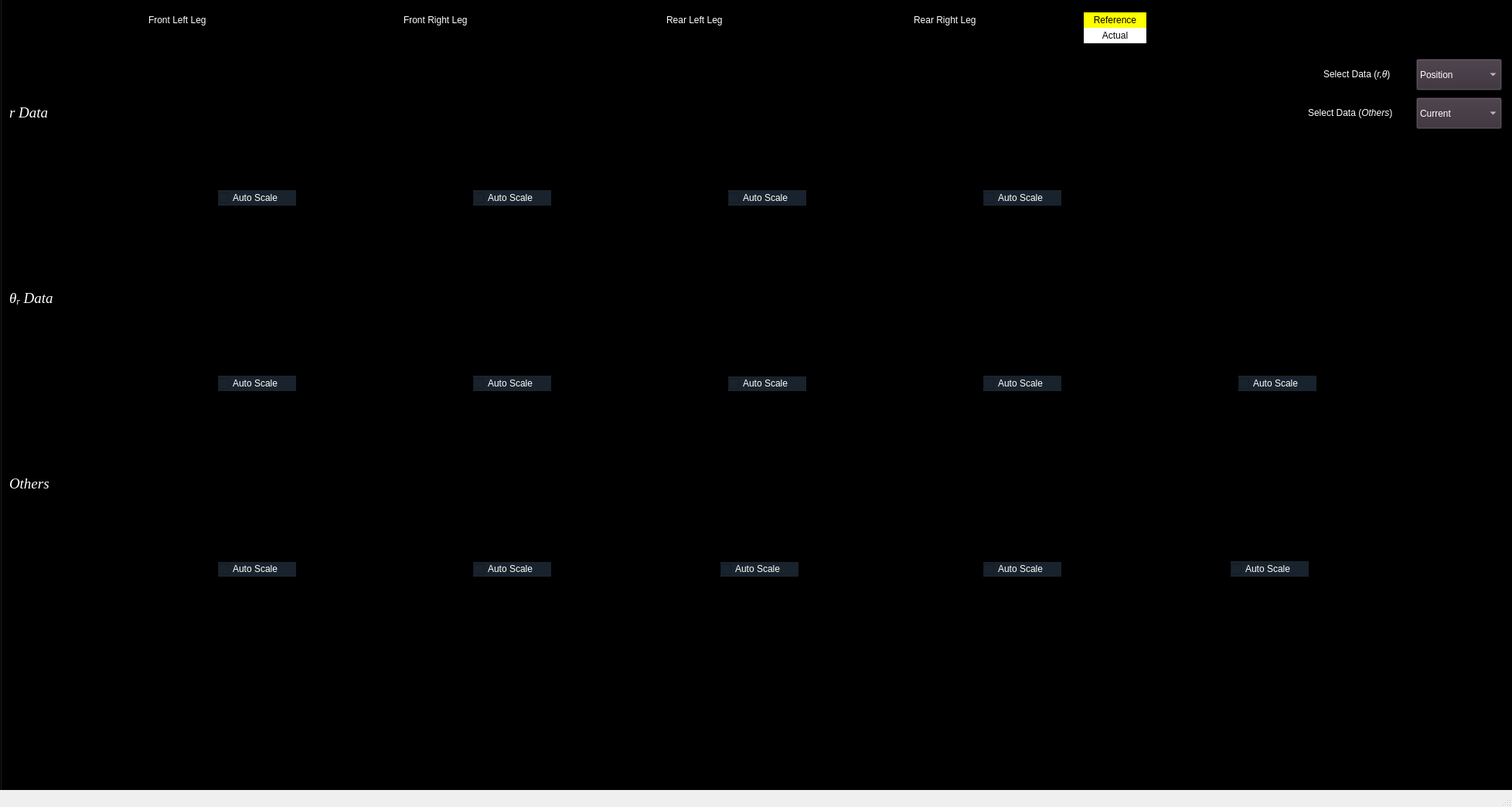
<?xml version="1.0" encoding="UTF-8"?>
<ui version="4.0">
 <class>MainWindow</class>
 <widget class="QMainWindow" name="MainWindow">
  <property name="geometry">
   <rect>
    <x>0</x>
    <y>0</y>
    <width>1956</width>
    <height>1044</height>
   </rect>
  </property>
  <property name="windowTitle">
   <string>MainWindow</string>
  </property>
  <widget class="QWidget" name="centralwidget">
   <widget class="QTabWidget" name="Control">
    <property name="geometry">
     <rect>
      <x>0</x>
      <y>-30</y>
      <width>2100</width>
      <height>1811</height>
     </rect>
    </property>
    <property name="styleSheet">
     <string notr="true">background-color: rgb(0, 0, 0);

font: 12pt &quot;Times new roman&quot;;
color: white</string>
    </property>
    <property name="currentIndex">
     <number>0</number>
    </property>
    <widget class="QWidget" name="Graph">
     <property name="styleSheet">
      <string notr="true">selection-background-color:rgn(rgb(0, 0, 0));
font: 12pt &quot;Times new roman&quot;</string>
     </property>
     <attribute name="title">
      <string>Graph</string>
     </attribute>
     <widget class="QLabel" name="label_10">
      <property name="geometry">
       <rect>
        <x>860</x>
        <y>20</y>
        <width>101</width>
        <height>20</height>
       </rect>
      </property>
      <property name="text">
       <string>Rear Left Leg</string>
      </property>
     </widget>
     <widget class="QCustomPlot" name="RL_r_plot" native="true">
      <property name="geometry">
       <rect>
        <x>760</x>
        <y>60</y>
        <width>281</width>
        <height>191</height>
       </rect>
      </property>
     </widget>
     <widget class="QCheckBox" name="RL_r_autoscale">
      <property name="geometry">
       <rect>
        <x>940</x>
        <y>250</y>
        <width>101</width>
        <height>20</height>
       </rect>
      </property>
      <property name="styleSheet">
       <string notr="true">background-color: rgb(25, 35, 45);</string>
      </property>
      <property name="text">
       <string>Auto Scale</string>
      </property>
     </widget>
     <widget class="QCheckBox" name="RL_others_autoscale">
      <property name="geometry">
       <rect>
        <x>930</x>
        <y>730</y>
        <width>101</width>
        <height>20</height>
       </rect>
      </property>
      <property name="styleSheet">
       <string notr="true">background-color: rgb(25, 35, 45);</string>
      </property>
      <property name="text">
       <string>Auto Scale</string>
      </property>
     </widget>
     <widget class="QCustomPlot" name="RL_others" native="true">
      <property name="geometry">
       <rect>
        <x>760</x>
        <y>540</y>
        <width>271</width>
        <height>191</height>
       </rect>
      </property>
     </widget>
     <widget class="QCustomPlot" name="RR_r_plot" native="true">
      <property name="geometry">
       <rect>
        <x>1090</x>
        <y>60</y>
        <width>281</width>
        <height>191</height>
       </rect>
      </property>
     </widget>
     <widget class="QLabel" name="label_14">
      <property name="geometry">
       <rect>
        <x>1180</x>
        <y>20</y>
        <width>101</width>
        <height>20</height>
       </rect>
      </property>
      <property name="text">
       <string>Rear Right Leg</string>
      </property>
     </widget>
     <widget class="QCheckBox" name="RR_r_autoscale">
      <property name="geometry">
       <rect>
        <x>1270</x>
        <y>250</y>
        <width>101</width>
        <height>20</height>
       </rect>
      </property>
      <property name="styleSheet">
       <string notr="true">background-color: rgb(25, 35, 45);</string>
      </property>
      <property name="text">
       <string>Auto Scale</string>
      </property>
     </widget>
     <widget class="QCustomPlot" name="FL_r_plot" native="true">
      <property name="geometry">
       <rect>
        <x>90</x>
        <y>60</y>
        <width>291</width>
        <height>191</height>
       </rect>
      </property>
     </widget>
     <widget class="QLabel" name="label_13">
      <property name="geometry">
       <rect>
        <x>520</x>
        <y>20</y>
        <width>111</width>
        <height>20</height>
       </rect>
      </property>
      <property name="text">
       <string>Front Right Leg</string>
      </property>
     </widget>
     <widget class="QCustomPlot" name="FR_r_plot" native="true">
      <property name="geometry">
       <rect>
        <x>430</x>
        <y>60</y>
        <width>281</width>
        <height>191</height>
       </rect>
      </property>
     </widget>
     <widget class="QLabel" name="label_11">
      <property name="geometry">
       <rect>
        <x>190</x>
        <y>20</y>
        <width>101</width>
        <height>20</height>
       </rect>
      </property>
      <property name="text">
       <string>Front Left Leg</string>
      </property>
     </widget>
     <widget class="QCheckBox" name="FL_r_autoscale">
      <property name="geometry">
       <rect>
        <x>280</x>
        <y>250</y>
        <width>101</width>
        <height>20</height>
       </rect>
      </property>
      <property name="styleSheet">
       <string notr="true">background-color: rgb(25, 35, 45);</string>
      </property>
      <property name="text">
       <string>Auto Scale</string>
      </property>
     </widget>
     <widget class="QCheckBox" name="FR_r_autoscale">
      <property name="geometry">
       <rect>
        <x>610</x>
        <y>250</y>
        <width>101</width>
        <height>20</height>
       </rect>
      </property>
      <property name="styleSheet">
       <string notr="true">background-color: rgb(25, 35, 45);</string>
      </property>
      <property name="text">
       <string>Auto Scale</string>
      </property>
     </widget>
     <widget class="QCheckBox" name="RL_th_autoscale">
      <property name="geometry">
       <rect>
        <x>940</x>
        <y>490</y>
        <width>101</width>
        <height>20</height>
       </rect>
      </property>
      <property name="styleSheet">
       <string notr="true">background-color: rgb(25, 35, 45);</string>
      </property>
      <property name="text">
       <string>Auto Scale</string>
      </property>
     </widget>
     <widget class="QCustomPlot" name="RL_th_plot" native="true">
      <property name="geometry">
       <rect>
        <x>760</x>
        <y>300</y>
        <width>281</width>
        <height>191</height>
       </rect>
      </property>
     </widget>
     <widget class="QCustomPlot" name="FL_th_plot" native="true">
      <property name="geometry">
       <rect>
        <x>90</x>
        <y>300</y>
        <width>291</width>
        <height>191</height>
       </rect>
      </property>
     </widget>
     <widget class="QCheckBox" name="FL_th_autoscale">
      <property name="geometry">
       <rect>
        <x>280</x>
        <y>490</y>
        <width>101</width>
        <height>20</height>
       </rect>
      </property>
      <property name="styleSheet">
       <string notr="true">background-color: rgb(25, 35, 45);</string>
      </property>
      <property name="text">
       <string>Auto Scale</string>
      </property>
     </widget>
     <widget class="QCustomPlot" name="FR_th_plot" native="true">
      <property name="geometry">
       <rect>
        <x>430</x>
        <y>300</y>
        <width>281</width>
        <height>191</height>
       </rect>
      </property>
     </widget>
     <widget class="QCheckBox" name="FR_th_autoscale">
      <property name="geometry">
       <rect>
        <x>610</x>
        <y>490</y>
        <width>101</width>
        <height>20</height>
       </rect>
      </property>
      <property name="styleSheet">
       <string notr="true">background-color: rgb(25, 35, 45);</string>
      </property>
      <property name="text">
       <string>Auto Scale</string>
      </property>
     </widget>
     <widget class="QCustomPlot" name="RR_th_plot" native="true">
      <property name="geometry">
       <rect>
        <x>1090</x>
        <y>300</y>
        <width>281</width>
        <height>191</height>
       </rect>
      </property>
     </widget>
     <widget class="QCheckBox" name="RR_th_autoscale">
      <property name="geometry">
       <rect>
        <x>1270</x>
        <y>490</y>
        <width>101</width>
        <height>20</height>
       </rect>
      </property>
      <property name="styleSheet">
       <string notr="true">background-color: rgb(25, 35, 45);</string>
      </property>
      <property name="text">
       <string>Auto Scale</string>
      </property>
     </widget>
     <widget class="QCheckBox" name="FR_others_autoscale">
      <property name="geometry">
       <rect>
        <x>610</x>
        <y>730</y>
        <width>101</width>
        <height>20</height>
       </rect>
      </property>
      <property name="styleSheet">
       <string notr="true">background-color: rgb(25, 35, 45);</string>
      </property>
      <property name="text">
       <string>Auto Scale</string>
      </property>
     </widget>
     <widget class="QCustomPlot" name="FR_others" native="true">
      <property name="geometry">
       <rect>
        <x>430</x>
        <y>540</y>
        <width>281</width>
        <height>191</height>
       </rect>
      </property>
     </widget>
     <widget class="QCheckBox" name="FL_others_autoscale">
      <property name="geometry">
       <rect>
        <x>280</x>
        <y>730</y>
        <width>101</width>
        <height>20</height>
       </rect>
      </property>
      <property name="styleSheet">
       <string notr="true">background-color: rgb(25, 35, 45);</string>
      </property>
      <property name="text">
       <string>Auto Scale</string>
      </property>
     </widget>
     <widget class="QCheckBox" name="RR_others_autoscale">
      <property name="geometry">
       <rect>
        <x>1270</x>
        <y>730</y>
        <width>101</width>
        <height>20</height>
       </rect>
      </property>
      <property name="styleSheet">
       <string notr="true">background-color: rgb(25, 35, 45);</string>
      </property>
      <property name="text">
       <string>Auto Scale</string>
      </property>
     </widget>
     <widget class="QCustomPlot" name="RR_others" native="true">
      <property name="geometry">
       <rect>
        <x>1090</x>
        <y>540</y>
        <width>281</width>
        <height>191</height>
       </rect>
      </property>
     </widget>
     <widget class="QComboBox" name="Select_data">
      <property name="geometry">
       <rect>
        <x>1830</x>
        <y>80</y>
        <width>111</width>
        <height>41</height>
       </rect>
      </property>
      <property name="styleSheet">
       <string notr="true">background-color: rgb(55, 45, 55);</string>
      </property>
      <property name="currentIndex">
       <number>0</number>
      </property>
      <item>
       <property name="text">
        <string>Position</string>
       </property>
      </item>
      <item>
       <property name="text">
        <string>Velocity</string>
       </property>
      </item>
     </widget>
     <widget class="QLabel" name="label_17">
      <property name="geometry">
       <rect>
        <x>10</x>
        <y>370</y>
        <width>61</width>
        <height>41</height>
       </rect>
      </property>
      <property name="font">
       <font>
        <family>Times new roman</family>
        <pointsize>12</pointsize>
        <italic>false</italic>
        <bold>false</bold>
       </font>
      </property>
      <property name="text">
       <string>&lt;html&gt;&lt;head/&gt;&lt;body&gt;&lt;p&gt;&lt;span style=&quot; font-size:14pt; font-style:italic;&quot;&gt;θ&lt;/span&gt;&lt;span style=&quot; font-size:14pt; font-style:italic; vertical-align:sub;&quot;&gt;r&lt;/span&gt;&lt;span style=&quot; font-size:14pt; font-style:italic;&quot;&gt; Data&lt;/span&gt;&lt;/p&gt;&lt;/body&gt;&lt;/html&gt;</string>
      </property>
     </widget>
     <widget class="QCustomPlot" name="FL_others" native="true">
      <property name="geometry">
       <rect>
        <x>90</x>
        <y>540</y>
        <width>291</width>
        <height>191</height>
       </rect>
      </property>
     </widget>
     <widget class="QLabel" name="label_23">
      <property name="geometry">
       <rect>
        <x>10</x>
        <y>610</y>
        <width>61</width>
        <height>41</height>
       </rect>
      </property>
      <property name="font">
       <font>
        <family>Times new roman</family>
        <pointsize>12</pointsize>
        <italic>false</italic>
        <bold>false</bold>
       </font>
      </property>
      <property name="text">
       <string>&lt;html&gt;&lt;head/&gt;&lt;body&gt;&lt;p&gt;&lt;span style=&quot; font-size:14pt; font-style:italic;&quot;&gt;Others&lt;/span&gt;&lt;/p&gt;&lt;/body&gt;&lt;/html&gt;</string>
      </property>
     </widget>
     <widget class="QLabel" name="label_18">
      <property name="geometry">
       <rect>
        <x>10</x>
        <y>130</y>
        <width>51</width>
        <height>41</height>
       </rect>
      </property>
      <property name="font">
       <font>
        <family>Times new roman</family>
        <pointsize>12</pointsize>
        <italic>false</italic>
        <bold>false</bold>
       </font>
      </property>
      <property name="text">
       <string>&lt;html&gt;&lt;head/&gt;&lt;body&gt;&lt;p&gt;&lt;span style=&quot; font-size:14pt; font-style:italic;&quot;&gt;r Data&lt;/span&gt;&lt;/p&gt;&lt;/body&gt;&lt;/html&gt;</string>
      </property>
     </widget>
     <widget class="QLabel" name="label_15">
      <property name="geometry">
       <rect>
        <x>1710</x>
        <y>90</y>
        <width>111</width>
        <height>20</height>
       </rect>
      </property>
      <property name="text">
       <string>&lt;html&gt;&lt;head/&gt;&lt;body&gt;&lt;p&gt;Select Data (&lt;span style=&quot; font-style:italic;&quot;&gt;r,θ&lt;/span&gt;)&lt;/p&gt;&lt;/body&gt;&lt;/html&gt;</string>
      </property>
     </widget>
     <widget class="QLabel" name="label_16">
      <property name="geometry">
       <rect>
        <x>1690</x>
        <y>140</y>
        <width>131</width>
        <height>20</height>
       </rect>
      </property>
      <property name="text">
       <string>&lt;html&gt;&lt;head/&gt;&lt;body&gt;&lt;p&gt;Select Data (&lt;span style=&quot; font-style:italic;&quot;&gt;Others&lt;/span&gt;)&lt;/p&gt;&lt;/body&gt;&lt;/html&gt;</string>
      </property>
     </widget>
     <widget class="QComboBox" name="Select_data_2">
      <property name="geometry">
       <rect>
        <x>1830</x>
        <y>130</y>
        <width>111</width>
        <height>41</height>
       </rect>
      </property>
      <property name="styleSheet">
       <string notr="true">background-color: rgb(55, 45, 55);</string>
      </property>
      <property name="currentIndex">
       <number>0</number>
      </property>
      <item>
       <property name="text">
        <string>Current</string>
       </property>
      </item>
      <item>
       <property name="text">
        <string>-tau_dhat</string>
       </property>
      </item>
      <item>
       <property name="text">
        <string>External force</string>
       </property>
      </item>
     </widget>
     <widget class="QLabel" name="label_19">
      <property name="geometry">
       <rect>
        <x>1400</x>
        <y>20</y>
        <width>81</width>
        <height>20</height>
       </rect>
      </property>
      <property name="styleSheet">
       <string notr="true">background-color: rgb(255, 255, 0);</string>
      </property>
      <property name="text">
       <string>&lt;html&gt;&lt;head/&gt;&lt;body&gt;&lt;p align=&quot;center&quot;&gt;&lt;span style=&quot; color:#000000;&quot;&gt;Reference&lt;/span&gt;&lt;/p&gt;&lt;/body&gt;&lt;/html&gt;</string>
      </property>
     </widget>
     <widget class="QLabel" name="label_20">
      <property name="geometry">
       <rect>
        <x>1400</x>
        <y>40</y>
        <width>81</width>
        <height>20</height>
       </rect>
      </property>
      <property name="styleSheet">
       <string notr="true">background-color: rgb(255, 255, 255);</string>
      </property>
      <property name="text">
       <string>&lt;html&gt;&lt;head/&gt;&lt;body&gt;&lt;p align=&quot;center&quot;&gt;&lt;span style=&quot; color:#000000;&quot;&gt;Actual&lt;/span&gt;&lt;/p&gt;&lt;/body&gt;&lt;/html&gt;</string>
      </property>
     </widget>
     <widget class="QCustomPlot" name="jnt_plot" native="true">
      <property name="geometry">
       <rect>
        <x>1420</x>
        <y>300</y>
        <width>281</width>
        <height>191</height>
       </rect>
      </property>
     </widget>
     <widget class="QCheckBox" name="jnt_auto_scale">
      <property name="geometry">
       <rect>
        <x>1600</x>
        <y>490</y>
        <width>101</width>
        <height>20</height>
       </rect>
      </property>
      <property name="styleSheet">
       <string notr="true">background-color: rgb(25, 35, 45);</string>
      </property>
      <property name="text">
       <string>Auto Scale</string>
      </property>
     </widget>
     <widget class="QCustomPlot" name="jnt_plot_2" native="true">
      <property name="geometry">
       <rect>
        <x>1400</x>
        <y>540</y>
        <width>281</width>
        <height>191</height>
       </rect>
      </property>
     </widget>
     <widget class="QCheckBox" name="jnt2_auto_scale">
      <property name="geometry">
       <rect>
        <x>1590</x>
        <y>730</y>
        <width>101</width>
        <height>20</height>
       </rect>
      </property>
      <property name="styleSheet">
       <string notr="true">background-color: rgb(25, 35, 45);</string>
      </property>
      <property name="text">
       <string>Auto Scale</string>
      </property>
     </widget>
    </widget>
   </widget>
  </widget>
  <widget class="QStatusBar" name="statusbar"/>
 </widget>
 <customwidgets>
  <customwidget>
   <class>QCustomPlot</class>
   <extends>QWidget</extends>
   <header location="global">qcustomplot.h</header>
   <container>1</container>
  </customwidget>
 </customwidgets>
 <resources/>
 <connections/>
</ui>
